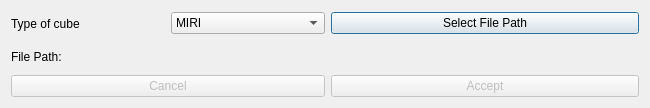
<?xml version="1.0" encoding="UTF-8"?>
<ui version="4.0">
 <class>cubeSelection</class>
 <widget class="QDialog" name="cubeSelection">
  <property name="geometry">
   <rect>
    <x>0</x>
    <y>0</y>
    <width>650</width>
    <height>108</height>
   </rect>
  </property>
  <property name="minimumSize">
   <size>
    <width>650</width>
    <height>108</height>
   </size>
  </property>
  <property name="maximumSize">
   <size>
    <width>650</width>
    <height>108</height>
   </size>
  </property>
  <property name="windowTitle">
   <string>cubeSelection</string>
  </property>
  <layout class="QGridLayout" name="gridLayout_2">
   <item row="0" column="0">
    <layout class="QGridLayout" name="gridLayout">
     <item row="0" column="2" colspan="2">
      <widget class="QPushButton" name="cubeSelectionButton">
       <property name="text">
        <string>Select File Path</string>
       </property>
      </widget>
     </item>
     <item row="0" column="1">
      <widget class="QComboBox" name="cubeComboBox">
       <item>
        <property name="text">
         <string>MIRI</string>
        </property>
       </item>
       <item>
        <property name="text">
         <string>Other</string>
        </property>
       </item>
      </widget>
     </item>
     <item row="0" column="0">
      <widget class="QLabel" name="label">
       <property name="minimumSize">
        <size>
         <width>0</width>
         <height>25</height>
        </size>
       </property>
       <property name="text">
        <string>Type of cube</string>
       </property>
       <property name="alignment">
        <set>Qt::AlignLeading|Qt::AlignLeft|Qt::AlignVCenter</set>
       </property>
      </widget>
     </item>
     <item row="1" column="1" colspan="3">
      <widget class="QLabel" name="filePathLabel">
       <property name="text">
        <string/>
       </property>
      </widget>
     </item>
     <item row="1" column="0">
      <widget class="QLabel" name="label_2">
       <property name="minimumSize">
        <size>
         <width>0</width>
         <height>30</height>
        </size>
       </property>
       <property name="text">
        <string>File Path: </string>
       </property>
       <property name="alignment">
        <set>Qt::AlignLeading|Qt::AlignLeft|Qt::AlignVCenter</set>
       </property>
      </widget>
     </item>
     <item row="2" column="0" colspan="2">
      <widget class="QPushButton" name="cancelButton">
       <property name="enabled">
        <bool>false</bool>
       </property>
       <property name="focusPolicy">
        <enum>Qt::NoFocus</enum>
       </property>
       <property name="text">
        <string>Cancel</string>
       </property>
      </widget>
     </item>
     <item row="2" column="2" colspan="2">
      <widget class="QPushButton" name="acceptButton">
       <property name="enabled">
        <bool>false</bool>
       </property>
       <property name="text">
        <string>Accept</string>
       </property>
      </widget>
     </item>
    </layout>
   </item>
  </layout>
 </widget>
 <resources/>
 <connections>
  <connection>
   <sender>acceptButton</sender>
   <signal>clicked()</signal>
   <receiver>cubeSelection</receiver>
   <slot>accept()</slot>
   <hints>
    <hint type="sourcelabel">
     <x>115</x>
     <y>277</y>
    </hint>
    <hint type="destinationlabel">
     <x>221</x>
     <y>149</y>
    </hint>
   </hints>
  </connection>
  <connection>
   <sender>cancelButton</sender>
   <signal>clicked()</signal>
   <receiver>cubeSelection</receiver>
   <slot>reject()</slot>
   <hints>
    <hint type="sourcelabel">
     <x>333</x>
     <y>277</y>
    </hint>
    <hint type="destinationlabel">
     <x>221</x>
     <y>149</y>
    </hint>
   </hints>
  </connection>
 </connections>
</ui>
